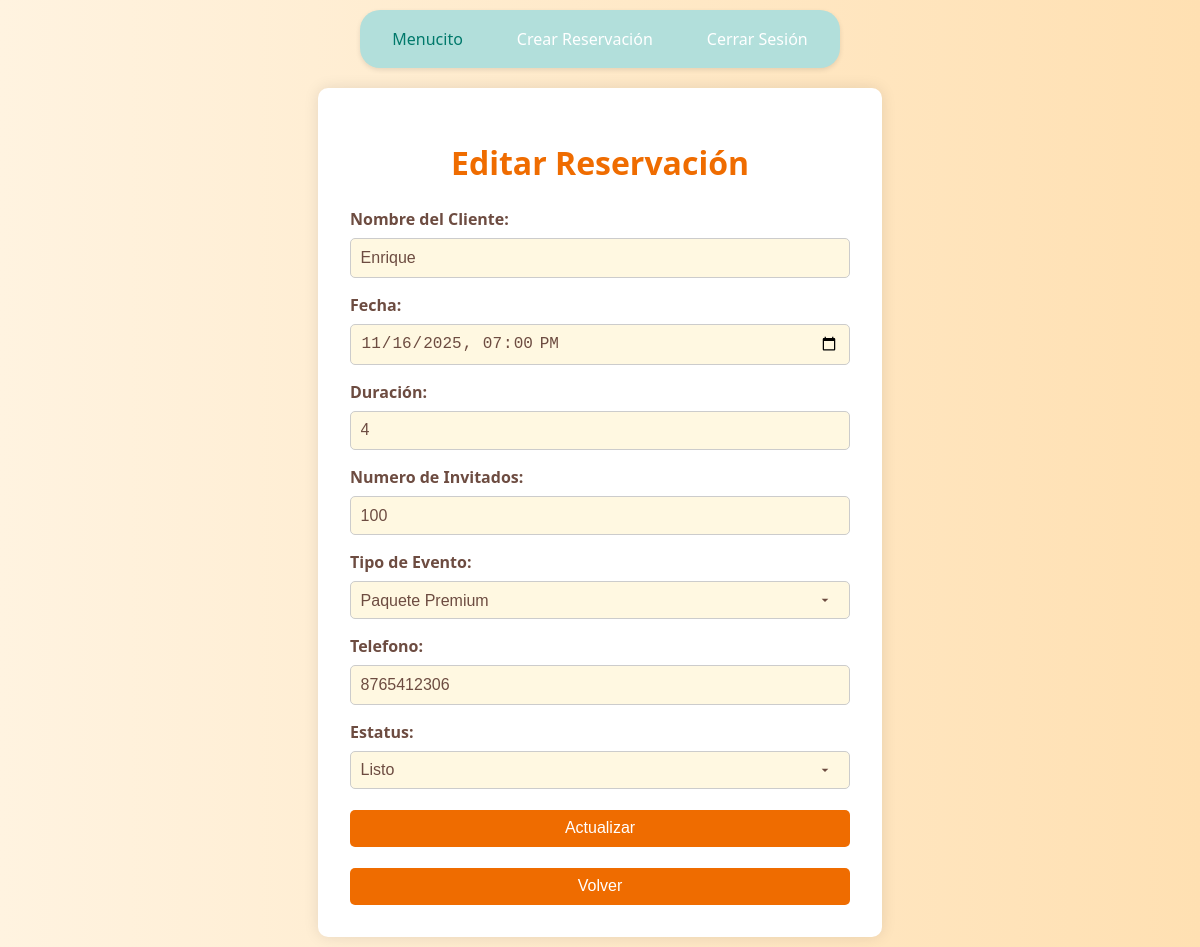
The page /editar/4/ on the database its author committed.
### app/models.py (models this page shows, shortened)
class RESERVACION(models.Model):
    nombre_cliente = models.CharField(max_length=100)
    fecha_evento = models.DateTimeField()
    duracion_horas = models.IntegerField(default=4)
    num_invitados = models.IntegerField()
    tipo_evento = models.CharField(max_length=50)
    telefono_contacto = models.CharField(max_length=15)
    estatus = models.CharField(max_length=20, default='Pendiente')

### app/views.py (the view, shortened to what this page needs)
# urls.py: path('editar/<int:id>/', views.editar_reservacion, name='editar'),
def editar_reservacion(request, id):
    reservacion = get_object_or_404(RESERVACION, id=id)
    reservacion.fecha_evento_input = reservacion.fecha_evento.strftime('%Y-%m-%dT%H:%M')
    return render(request, 'editar.html', {'reservacion': reservacion})

### app/templates/editar.html (shortened to what this page needs)
{% load static %}
<!DOCTYPE html>
<html lang="es">
<head>
    <link rel="stylesheet" href="{% static 'css/style2.css' %}">
</head>
<body>
    {% include 'menu.html' %}
    <div class="form-container">
        <h1>Editar Reservación</h1>
        <form method="post" id="form-crear">
            <label for="txtNombre_Cliente">Nombre del Cliente:</label>
            <input type="text" id="txtNombre_Cliente" name="txtNombre_Cliente" value="{{reservacion.nombre_cliente}}" required pattern="[A-Za-z\s]+">
            <label for="txtFecha">Fecha:</label>
            <input type="datetime-local" id="txtFecha" name="txtFecha" value="{{ reservacion.fecha_evento_input }}"required>
            <label for="txtDuracion">Duración:</label>
            <input type="number" name="txtDuracion" value="{{reservacion.duracion_horas}}"required>
            <label for="txtNum_Inv">Numero de Invitados:</label>
            <input type="number" id="txtNum_Inv" name="txtNum_Inv" value="{{reservacion.num_invitados}}" required pattern="[0-9]+ o \d+">
            <label for="ddlTipo_Evento">Tipo de Evento:</label>
            <select name="ddlTipo_Evento" required>
                <option value="Paquete Premium" {% if reservacion.tipo_evento == "Paquete Premium" %}selected{% endif %}>Paquete Premium</option>
            </select><br>
            <label for="txtTelefono_Contacto">Telefono:</label>
            <input type="text" id="txtTelefono_Contacto" name="txtTelefono_Contacto" value="{{reservacion.telefono_contacto}}" required pattern="^\d{10}$">
            <label for="ddlestatus">Estatus:</label>
            <select name="ddlestatus" required>
                <option value="Listo" {% if reservacion.estatus == "Listo" %}selected{% endif %}>Listo</option>
            </select><br>
            <button type="submit">Actualizar</button>
            <button><a href="{% url 'listar' %}" class="btn">Volver</a></button>
        </form>
    </div>
</body>
</html>

### app/static/css/style2.css (style rules this page uses)
body { font-family: 'Segoe UI', sans-serif; background: linear-gradient(to right, #fff3e0, #ffe0b2); display: flex; flex-direction: column; justify-content: center; align-items: center; min-height: 100vh; }
.form-container { background-color: white; padding: 2rem; border-radius: 10px; box-shadow: 0 0 15px rgba(0,0,0,0.1); width: 100%; max-width: 500px; margin: 10px auto; }
h1 { text-align: center; color: #ef6c00; margin-bottom: 1.5rem; }
label { display: block; margin-top: 1rem; font-weight: bold; color: #6d4c41; }
input[type="text"], input[type="number"], input[type="datetime-local"], textarea, select { width: 100%; padding: 0.6rem; margin-top: 0.5rem; border: 1px solid #ccc; border-radius: 5px; font-size: 1rem; background-color: #fff8e1; color: #6d4c41; box-sizing: border-box; }
select { appearance: none; background-repeat: no-repeat; background-position: right 1rem center; background-size: 1rem; }
button { display: block; width: 100%; padding: 0.6rem; margin-top: 1.3rem; background-color: #ef6c00; color: white; font-size: 1rem; text-align: center; border: none; border-radius: 5px; text-decoration: none; cursor: pointer; transition: background-color 0.3s ease; }
a.btn { color: white; text-decoration: none; }

### app/static/css/style3.css (style rules this page uses)
body { margin: 0; font-family: 'Segoe UI', sans-serif; background-color: #f9f9f9; }

### rows shown on the page
RESERVACION: txtNombre_Cliente "Enrique", txtFecha "11/16/2025 19:00", txtDuracion "4", txtNum_Inv "100", ddlTipo_Evento "Paquete Premium", txtTelefono_Contacto "8765412306", ddlestatus "Listo"
